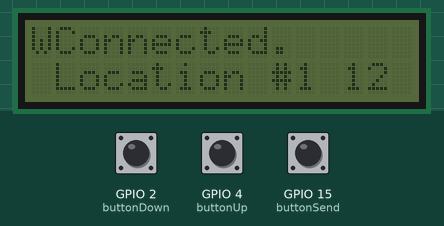
Recording of a sketch running on a simulated ESP32. Shown: 16×2 character LCD. The inputs (shaded band) are chosen by the test bench; at power-on: GPIO 15 (buttonSend) HIGH, GPIO 4 (buttonUp) HIGH, GPIO 2 (buttonDown) HIGH. WiFi joins after 1.5 s; servers stay silent unless stated; a WiFi scan finds three made-up networks; what the sketch prints to the serial monitor is not drawn.

Above: at 2.9 s.
3.0 s: GPIO 15 (buttonSend) pulled LOW for 0.15 s
At 3.8 s:
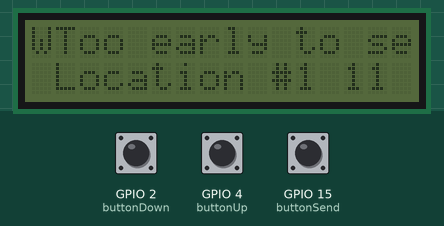
6.1 s: GPIO 4 (buttonUp) pulled LOW for 0.15 s
At 7.8 s:
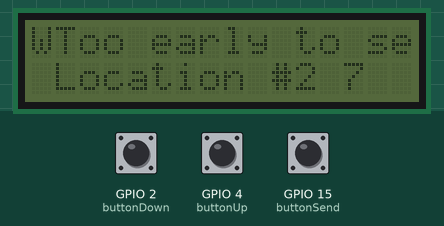
8.5 s: GPIO 2 (buttonDown) pulled LOW for 0.15 s
At 9.5 s:
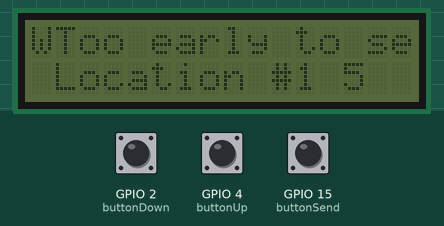
10.5 s: GPIO 4 (buttonUp) pulled LOW for 1 s
At 11.7 s:
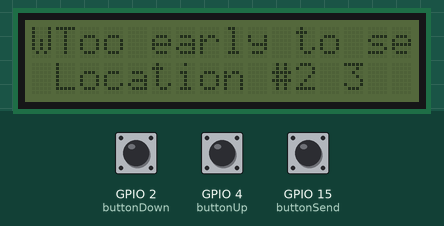
14.5 s: GPIO 2 (buttonDown) pulled LOW for 1 s
At 16.3 s:
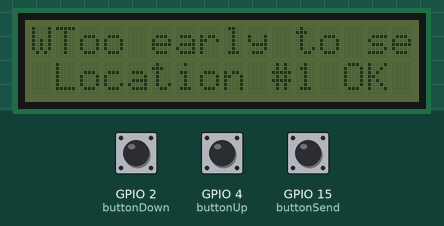
17.0 s: GPIO 15 (buttonSend) pulled LOW for 1 s
At 17.4 s:
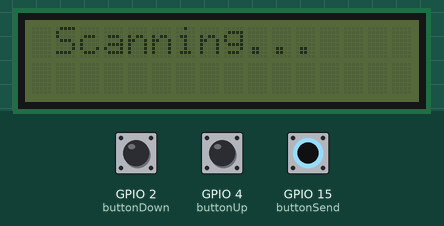
Timing chart, 0 to 20.0 s (numbered marks = the images above; inputs shaded):
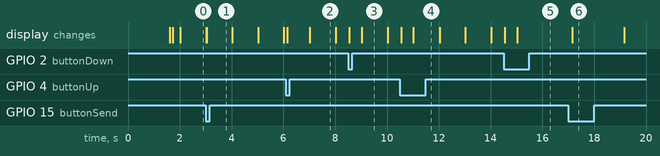

Measured:
- after the input at 3.0 s, the display: first differs from a run without the input at once (image 1)
- after the input at 14.5 s, the display: first changes at once (image 5 shows a later state)
- after the input at 17.0 s, the display: changes after 0.15 s (image 6)
- what the display in image 2 shows lasts 1.0 s, from 7.0 s to 8.0 s

The sketch:

Wifi_Strength_Scanner.ino
```cpp
#include <SPI.h>
#include <WiFiClientSecure.h>
#include <ssl_client.h>
#include <HTTPClient.h>
#include <WiFiManager.h>
#include <DNSServer.h>
#include <ETH.h>
#include <WiFi.h>
#include <WiFiAP.h>
#include <WiFiClient.h>
#include <WiFiGeneric.h>
#include <WiFiMulti.h>
#include <WiFiSTA.h>
#include <WiFiScan.h>
#include <WiFiServer.h>
#include <WiFiType.h>
#include <WiFiUdp.h>
#include <ezButton.h>
#include <LiquidCrystal_I2C.h>

LiquidCrystal_I2C lcd(0x27,16,2);
String NETWORK_OF_INTEREST = "wifinetwork";
ezButton buttonUp(4);
ezButton buttonDown(2);
ezButton buttonSend(15);
int locationTagNum = 1;
int data_version = 0;
int timeOutForSubmission = 15000;
int timeLastSubmit = 0;
String thingSpeakApiKey = "PUT-YOUR-KEY-HERE";
String uri = "thingspeak.com/update?api_key=" + thingSpeakApiKey;
const char* root_ca = \
                      "-----BEGIN CERTIFICATE-----\n" \
"MIIDxTCCAq2gAwIBAgIQAqxcJmoLQJuPC3nyrkYldzANBgkqhkiG9w0BAQUFADBs\n" \
"MQswCQYDVQQGEwJVUzEVMBMGA1UEChMMRGlnaUNlcnQgSW5jMRkwFwYDVQQLExB3\n" \
"d3cuZGlnaWNlcnQuY29tMSswKQYDVQQDEyJEaWdpQ2VydCBIaWdoIEFzc3VyYW5j\n" \
"ZSBFViBSb290IENBMB4XDTA2MTExMDAwMDAwMFoXDTMxMTExMDAwMDAwMFowbDEL\n" \
"MAkGA1UEBhMCVVMxFTATBgNVBAoTDERpZ2lDZXJ0IEluYzEZMBcGA1UECxMQd3d3\n" \
"LmRpZ2ljZXJ0LmNvbTErMCkGA1UEAxMiRGlnaUNlcnQgSGlnaCBBc3N1cmFuY2Ug\n" \
"RVYgUm9vdCBDQTCCASIwDQYJKoZIhvcNAQEBBQADggEPADCCAQoCggEBAMbM5XPm\n" \
"+9S75S0tMqbf5YE/yc0lSbZxKsPVlDRnogocsF9ppkCxxLeyj9CYpKlBWTrT3JTW\n" \
"PNt0OKRKzE0lgvdKpVMSOO7zSW1xkX5jtqumX8OkhPhPYlG++MXs2ziS4wblCJEM\n" \
"xChBVfvLWokVfnHoNb9Ncgk9vjo4UFt3MRuNs8ckRZqnrG0AFFoEt7oT61EKmEFB\n" \
"Ik5lYYeBQVCmeVyJ3hlKV9Uu5l0cUyx+mM0aBhakaHPQNAQTXKFx01p8VdteZOE3\n" \
"hzBWBOURtCmAEvF5OYiiAhF8J2a3iLd48soKqDirCmTCv2ZdlYTBoSUeh10aUAsg\n" \
"EsxBu24LUTi4S8sCAwEAAaNjMGEwDgYDVR0PAQH/BAQDAgGGMA8GA1UdEwEB/wQF\n" \
"MAMBAf8wHQYDVR0OBBYEFLE+w2kD+L9HAdSYJhoIAu9jZCvDMB8GA1UdIwQYMBaA\n" \
"FLE+w2kD+L9HAdSYJhoIAu9jZCvDMA0GCSqGSIb3DQEBBQUAA4IBAQAcGgaX3Nec\n" \
"nzyIZgYIVyHbIUf4KmeqvxgydkAQV8GK83rZEWWONfqe/EW1ntlMMUu4kehDLI6z\n" \
"eM7b41N5cdblIZQB2lWHmiRk9opmzN6cN82oNLFpmyPInngiK3BD41VHMWEZ71jF\n" \
"hS9OMPagMRYjyOfiZRYzy78aG6A9+MpeizGLYAiJLQwGXFK3xPkKmNEVX58Svnw2\n" \
"Yzi9RKR/5CYrCsSXaQ3pjOLAEFe4yHYSkVXySGnYvCoCWw9E1CAx2/S6cCZdkGCe\n" \
"vEsXCS+0yx5DaMkHJ8HSXPfqIbloEpw8nL+e/IBcm2PN7EeqJSdnoDfzAIJ9VNep\n" \
"+OkuE6N36B9K\n" \
"-----END CERTIFICATE-----\n";


void setup() {
  Serial.begin(9600);
  Serial.print("-----------Starting------------");
  lcd.init(); // initialize the lcd
  lcd.clear();
  lcd.setCursor(0,0); lcd.print("Waiting for WiFi...  ");

  //If the device can't connect to the internet, the user can connect to "WiFiScanner"
  WiFiManager wifiManager;
  wifiManager.autoConnect("WiFiScanner");
  Serial.println("Connected to WiFi.  ");
  lcd.setCursor(1,0);lcd.print("Connected.         ");

  buttonUp.setDebounceTime(10);
  buttonDown.setDebounceTime(10);
  buttonSend.setDebounceTime(10);

  // Set WiFi to station mode and disconnect from an AP if it was previously connected
  WiFi.mode(WIFI_STA);
  WiFi.disconnect();
  delay(100);

  Serial.println("Setup done");
}
void loop() {
  buttonUp.loop();
  buttonDown.loop();
  buttonSend.loop();


  if(buttonUp.isPressed()){
    if (locationTagNum < 50)
      locationTagNum++;

  }
  if(buttonDown.isPressed()){
    if (locationTagNum > 1)
      locationTagNum--;
  }
  if(buttonSend.isPressed()){
    buttonSend.loop();
    if (millis() > timeOutForSubmission + timeLastSubmit)
      scan();
    else{
      lcd.setCursor(1,0);lcd.print("Too early to send.    ");
    }

  }
  String timeOutTxt = "OK";
  if (millis() < timeOutForSubmission + timeLastSubmit){
    timeOutTxt = String((int)((timeOutForSubmission + timeLastSubmit - millis())/1000))+ " ";
  }
  lcd.setCursor(1,1);lcd.print("Location #" + String(locationTagNum) + " " + timeOutTxt);
  delay(5);

}
void scan() {
  // Set WiFi to station mode and disconnect from an AP if it was previously connected
  WiFi.mode(WIFI_STA);
  WiFi.disconnect();
  delay(100);
  Serial.println("scan start");
  lcd.clear();
  lcd.setCursor(1,0);
  lcd.print("Scanning...");
  // WiFi.scanNetworks will return the number of networks found
  int n = WiFi.scanNetworks();
  Serial.println("Scan complete.");
  lcd.setCursor(1,0);lcd.print("Scan done.");
  if (n == 0) {
      Serial.println("No networks found");
      lcd.setCursor(1,0);lcd.print("No networks!");
      delay(1000);
  } else {
    Serial.print(n);
    Serial.println(" Networks found");
    connectToWifi();
    for (int i = 0; i < n; ++i) {
      // Submit SSID and RSSI data for each network found
      sendData(WiFi.SSID(i),  WiFi.RSSI(i));

      // Print and Display SSID and RSSI for each network found
      char buffer[16];
      char subbuff[7];
      memcpy( subbuff, &WiFi.SSID(i)[0], 5 );
      subbuff[6] = '\0';
      sprintf(buffer, "%d:%6s (%d)", i+1, subbuff, WiFi.RSSI(i));
      lcd.setCursor(0,1);lcd.print(buffer);
      Serial.print(i + 1);
      Serial.print(": ");
      Serial.print(WiFi.SSID(i));
      Serial.print(" (");
      Serial.print(WiFi.RSSI(i));
      Serial.print(")");
      Serial.println((WiFi.encryptionType(i) == WIFI_AUTH_OPEN)?" ":"*");

      delay(200);
    }
  }
  Serial.println("");

  // Wait a bit before scanning again
  delay(100);
}
void sendData(String ssid, int rssi)
{

  //////////////////////////////
  // Record only one network.
  // If there's no limit on data submission interval, remove these lines and send all wifi networks data
  // (thingspeak.com accepts only one message every 15 seconds, so I scan a single network)
  if (ssid != NETWORK_OF_INTEREST)
    return;
  //////////////////////////////
  Serial.print("sending data: ");
  Serial.print(ssid);
  Serial.print(", ");
  Serial.println(rssi);


  Serial.print("Connecting to ");
  //ssid srri location version
  String request_uri = "https://" + uri + "&field1="+ssid+"&field2=" + String(rssi) + "&field3=" + String(locationTagNum) + "&field4=" + String(data_version);
  Serial.println(request_uri);

  HTTPClient client;
  client.begin(request_uri, root_ca);
  int httpCode = client.GET();                                                  //Make the request

  if (httpCode > 0) { //Check for the returning code
    String payload = client.getString();
    Serial.println(httpCode);
    Serial.println(payload);
  }

  else {
    Serial.println("Error on HTTP request ");
  }

  Serial.println("Closing connection.");
  client.end(); //Free the resources
  timeLastSubmit = millis();
  lcd.setCursor(1,0);lcd.print("Ready.        ");

}
void connectToWifi(){
  WiFiManager wifiManager;
  wifiManager.autoConnect("WiFiScanner");
  Serial.println("Connected to wifi");
  lcd.setCursor(1,0);lcd.print("Connected.      ");
}
```
